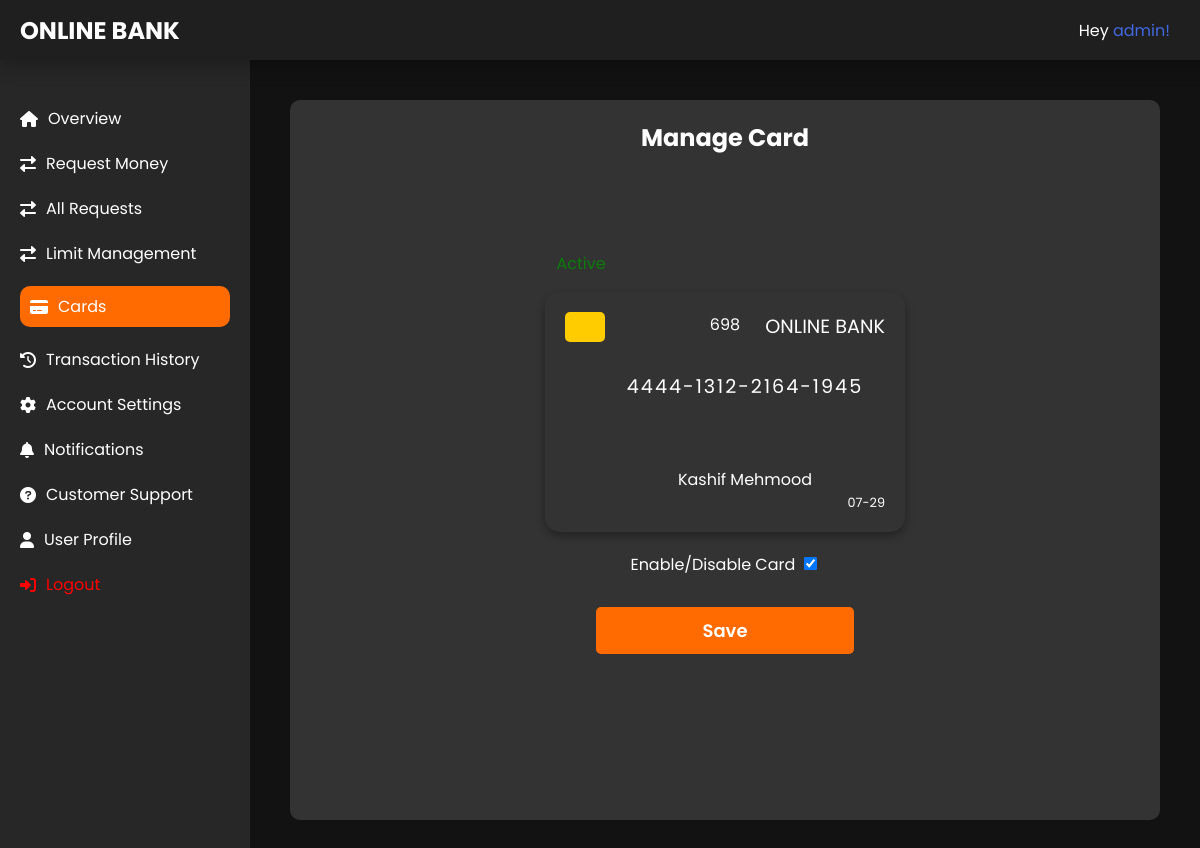
The page /transaction/manage-card/1111738289009163/ (signed in) on the database its author committed.
### transaction/models.py (models this page shows, shortened)
class Card(models.Model):
    account = models.ForeignKey('bankaccount.BankAccount', on_delete=models.CASCADE, related_name='cards')
    card_number = models.CharField(max_length=16)
    card_cvv = models.CharField(max_length=3)
    card_expiry = models.DateField()
    card_name = models.CharField(max_length=20)
    is_active = models.BooleanField(default=False)
    is_reviewed = models.BooleanField(default=False)
    is_applied = models.BooleanField(default=False)

### templates/manage_card.html (shortened to what this page needs)
{% extends 'base.html' %}
{% load static %}
{% block card_active %}
class="active-link"
{% endblock %}
{% block content %}
    {% if card %}
    <div class="dashboard-container">
        {% if card.is_reviewed %}
        <div class="body manage-card">
            <h2>Manage Card</h2>
            <div class="container">
                {% if card.is_active %}
                <p class="active-card-msg">Active</p> {% else %}
                <p class="in-active-card-msg">In-Active</p> {% endif %}
                <div class="credit-card">
                    <div class="card-chip"></div>
                    <div class="card-number">{{ card.card_number|slice:"0:4" }}-{{ card.card_number|slice:"4:8" }}-{{ card.card_number|slice:"8:12" }}-{{ card.card_number|slice:"12:16" }}
                    </div>
                    <div class="card-name">{{ card.card_name }}</div>
                    <div class="card-expiry">{{ card.card_expiry | date:'m-y' }}</div>
                    <div class="">{{ card.card_cvv }}</div>
                    <div class="card-bank">ONLINE BANK</div>
                </div>
                <div class="controls">
                    <form method="post">
                        <label>
                            Enable/Disable Card
                            <input name="is_active" type="checkbox" id="toggle-card" {% if card.is_active %} checked {% endif %}>
                            <button type="submit">Save</button>
                        </label>
                    </form>
                </div>
            </div>
        </div>
        {% endif %}
    </div>
    {% else %}
    <div>
        <p>You dont have a Debit Card Applied</p>
    </div>
    {% endif %}
{% endblock %}

### templates/base.html (shortened to what this page needs)
{% load static %}
<!DOCTYPE html>
<html lang="en">
<head>
    <link rel="stylesheet" href="{% static 'css/home.css' %}">
    <link rel="stylesheet" href="https://cdnjs.cloudflare.com/ajax/libs/font-awesome/6.0.0-beta3/css/all.min.css">
</head>
<body>
    <div class="navbar">
        <h2><a style="color: white;" href="{% url 'core:dashboard' %}">ONLINE BANK</a></h2>
        <div>
            <p>Hey <a href="" style="color: royalblue;">{{ request.user.username }}!</a></p>
        </div>
    </div>
    <div class="container">
        {% if request.user.is_authenticated %}
            {% if bank_account_created %}
            <nav class="sidebar">
                <ul class="sidebar-links">
                    <li {% block home_active %}{% endblock %}><a href="{% url 'core:dashboard' %}"><i class="fas fa-home"></i> Overview</a></li>
                    <li {% block requestMoney_active %}{% endblock %}><a href="{% url 'transaction:request_money' %}"><i class="fas fa-exchange-alt"></i> Request Money</a></li>
                    <li {% block requests_active %}{% endblock %}><a href="{% url 'transaction:all_requests' bank_account.account_number %}"><i class="fas fa-exchange-alt"></i> All Requests</a></li>
                    <li {% block limit_manage_active %}{% endblock %}><a href="{% url 'transaction:limit_management' bank_account.account_number %}"><i class="fas fa-exchange-alt"></i> Limit Management</a></li>
                    <li {% block card_active %}{% endblock %}><a href="{% url 'transaction:manage_card' bank_account.account_number %}"><i class="fas fa-credit-card"></i> Cards</a></li>
                    <li {% block trx_history_active %}{% endblock %}><a href="{% url 'transaction:transaction_history' bank_account.account_number %}"><i class="fas fa-history"></i> Transaction History</a></li>
                    <li {% block acc_setting_active %}{% endblock %}><a href="#"><i class="fas fa-cog"></i> Account Settings</a></li>
                    <li {% block noti_active %}{% endblock %}><a href="{% url 'core:notifications' bank_account.account_number %}"><i class="fas fa-bell"></i> Notifications</a></li>
                    <li {% block support_active %}{% endblock %}><a href="{% url 'core:all_issues' %}"><i class="fas fa-question-circle"></i> Customer Support</a></li>
                    <li {% block user_profile_active %}{% endblock %}><a href="{% url 'bankaccount:user_profile' request.user %}"><i class="fas fa-user"></i>User Profile</a></li>
                    {% if request.user.is_authenticated %}
                    <li><a style="color: red;" href="{% url 'account_logout' %}"><i class="fas fa-sign-in-alt" ></i> Logout</a></li>
                    {% else %}
                    <li><a href="{% url 'account_signup' %}"><i class="fas fa-sign-in-alt"></i> Login/Signup</a></li>
                    {% endif %}
                </ul>
            </nav>
            {% endif %}
        {% endif %}
        <main class="content">
            {% block content %}
            {% endblock content %}
        </main>
    </div>
</body>
</html>

### static/css/home.css (style rules this page uses)
* { font-family: poppins; }
a { text-decoration: none; text-align: center; }
body { margin: 0; font-family: poppins, sans-serif; background-color: #121212; color: #ffffff; }
.navbar { display: flex; justify-content: space-between; align-items: center; padding: 0 20px; background-color: #1f1f1f; box-shadow: 2px 2px 20px 2px rgba(0, 0, 0, 0.304) !important; height: 60px; position: fixed; top: 0; width: 100%; z-index: 3; }
.navbar > div { margin-right: 50px; display: flex; flex-direction: row-reverse; justify-content: end; }
.container { display: flex; height: 100vh; margin-top: 60px; }
.sidebar { width: 250px; background-color: #272727; padding-top: 20px; position: fixed; transition: transform 0.3s ease; height: calc(100% - 60px); z-index: 2; }
.sidebar-links { list-style-type: none; padding: 0; }
.sidebar-links li { padding: 10px 20px; }
.sidebar-links li a { color: #ffffff; text-decoration: none; display: flex; align-items: center; }
.sidebar-links li a i { margin-right: 10px; }
.content { margin-left: 250px; padding: 20px; flex: 1; transition: margin-left 0.3s ease; }
button[type="submit"] { margin-top: 30px; width: 100%; padding: 10px; background-color: #FF6B00; border: none; border-radius: 5px; color: white; font-size: 18px; cursor: pointer; font-weight: 600; }
.dashboard-container { max-width: 100%; margin: auto; padding: 20px; }
.active-link > a { background-color: #FF6B00; padding: 8px 10px; border-radius: 10px; }
.body { margin-top: 0px; display: flex; align-items: center; background-color: #333333; border-radius: 10px; color: #fff; flex-direction: column; height: 90vh; }
.body > .container { text-align: center; display: flex; flex-direction: column; align-items: center; }
.credit-card { width: 320px; height: 200px; background: url('card-background.png') no-repeat center/cover; border-radius: 15px; padding: 20px; box-shadow: 0 4px 8px rgba(0, 0, 0, 0.327); position: relative; }
.card-chip { width: 40px; height: 30px; background-color: #ffcc00; border-radius: 5px; position: absolute; top: 20px; left: 20px; }
.active-card-msg { margin-left: -80%; color: rgb(11, 125, 11); }
.card-number, .card-name, .card-expiry, .card-bank { position: absolute; width: 100%; text-align: center; }
.card-number { top: 80px; font-size: 1.2em; letter-spacing: 2px; }
.card-name { bottom: 40px; font-size: 1em; }
.card-expiry { bottom: 20px; right: 20px; font-size: 0.8em; width: auto; }
.card-bank { top: 20px; right: 20px; font-size: 1.2em; width: auto; }
.controls { margin-top: 20px; }
.controls label { display: block; margin-bottom: 10px; }
label { display: block; margin-bottom: 8px; }
select, input[type="checkbox"] { width: 100%; padding: 10px; border-radius: 5px; border: 1px solid #555; background-color: #444; color: #fff; }
input[type="checkbox"] { width: auto; }

### rows shown on the page
Card: card_number "4444", card_number "1312", card_number "2164", card_number "1945", card_name "Kashif Mehmood", card_expiry "07-29", card_cvv "698", is_active "☑"

### other values the page prints
{{ request.user.username }} "admin"
